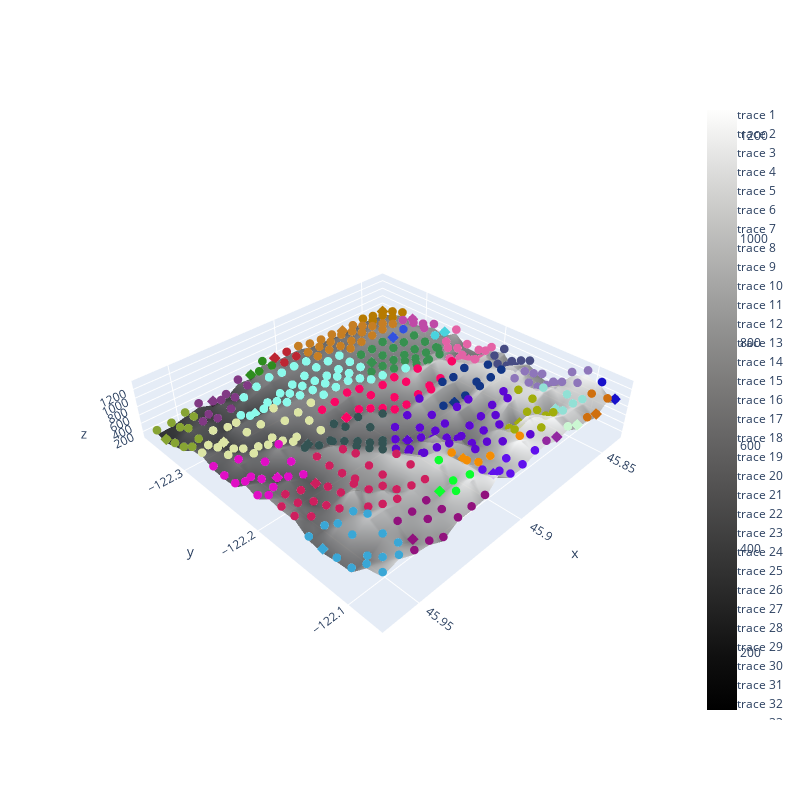

Notebook code cell kept with this figure:
### Code cell
#for plotting local minima
import plotly.graph_objects as go
import numpy as np

scatter_raise_by = 100
scatter_size = 3
surface_opacity = 0.8
surface_colorscale = 'gray' #default viridis, other options: https://plotly.com/python/builtin-colorscales/
traces = []

traces.append(go.Surface(z=pivoted_elevation_grid_by_num_splits.transpose().values, 
                         x=pivoted_elevation_grid_by_num_splits.index, 
                         y=pivoted_elevation_grid_by_num_splits.columns,
                         opacity=surface_opacity,
                         colorscale=surface_colorscale,))

for i in range(len(catchemnts_dict_list)):
    #color = f'hsv({(i/len(catchemnts_dict_list))*255},100,100)'
    #color = go.Color((i+1)/len(catchemnts_dict_list), s=1, v=1)
    color = i
    color = f'rgb({np.random.randint(0,255)},{np.random.randint(0,255)},{np.random.randint(0,255)})'

    test_group = catchemnts_dict_list[i]
    np_test_group = np.array(test_group['cathcment_points'])
    np_test_group_lats = [pivoted_elevation_grid_by_num_splits.index[item] for item in np_test_group[:,0]]
    np_test_group_lons = [pivoted_elevation_grid_by_num_splits.columns[item] for item in np_test_group[:,1]]
    np_test_group_elevations = [pivoted_elevation_grid_by_num_splits.iloc[item[0], item[1]]+scatter_raise_by for item in np_test_group]

    traces.append(go.Scatter3d(x=np_test_group_lats, 
                               y=np_test_group_lons, 
                               z=np_test_group_elevations, 
                               mode='markers', 
                               marker=dict(size=scatter_size, color=color, symbol='circle')))

    traces.append(go.Scatter3d(x=[pivoted_elevation_grid_by_num_splits.index[test_group['minima'][0]]], 
                               y=[pivoted_elevation_grid_by_num_splits.columns[test_group['minima'][1]]], 
                               z=np.array(pivoted_elevation_grid_by_num_splits.iloc[test_group['minima'][0], test_group['minima'][1]]+scatter_raise_by), 
                               mode='markers', 
                               marker=dict(size=scatter_size, color=color, symbol='diamond')))

fig = go.Figure(data=traces)
fig.update_layout(
    scene=dict(
        aspectratio=dict(x=1, y=1, z=0.2),
        aspectmode='manual'
    ), 
    width=800,
    height=800
)

fig.show()

### Figure 1 — Plotly figure (JSON) as saved in the notebook; plotly's stock layout.template omitted (floating-point values rounded to 4 significant figures; data arrays with more than 128 entries replaced by an {"elided": "..."} marker saying what was removed)
{"data": [{"colorscale": [[0, "rgb(0, 0, 0)"], [0.09091, "rgb(16, 16, 16)"], [0.1818, "rgb(38, 38, 38)"], [0.2727, "rgb(59, 59, 59)"], [0.3636, "rgb(81, 80, 80)"], [0.4545, "rgb(102, 101, 101)"], [0.5455, "rgb(124, 123, 122)"], [0.6364, "rgb(146, 146, 145)"], [0.7273, "rgb(171, 171, 170)"], [0.8182, "rgb(197, 197, 195)"], [0.9091, "rgb(224, 224, 223)"], [1, "rgb(254, 254, 253)"]], "opacity": 0.8, "type": "surface", "x": [45.84, 45.85, 45.85, 45.86, 45.87, 45.87, 45.88, 45.88, 45.89, 45.9, 45.9, 45.91, 45.92, 45.92, 45.93, 45.94, 45.94, 45.95, 45.96, 45.96], "y": [-122.4, -122.3, -122.3, -122.3, -122.3, -122.3, -122.3, -122.3, -122.2, -122.2, -122.2, -122.2, -122.2, -122.2, -122.1, -122.1, -122.1, -122.1, -122.1, -122.1], "z": {"elided": "20x20 int values"}}, {"marker": {"color": "rgb(182,122,0)", "size": 3, "symbol": "circle"}, "mode": "markers", "type": "scatter3d", "x": [45.84, 45.84, 45.84, 45.85, 45.85, 45.85, 45.85, 45.85], "y": [-122.4, -122.3, -122.3, -122.4, -122.3, -122.3, -122.4, -122.3], "z": [514, 639, 736, 515, 655, 729, 567, 639]}, {"marker": {"color": "rgb(182,122,0)", "size": 3, "symbol": "diamond"}, "mode": "markers", "type": "scatter3d", "x": [45.84], "y": [-122.4], "z": [514]}, {"marker": {"color": "rgb(191,73,167)", "size": 3, "symbol": "circle"}, "mode": "markers", "type": "scatter3d", "x": [45.84, 45.84, 45.84, 45.85, 45.85, 45.85], "y": [-122.3, -122.3, -122.3, -122.3, -122.3, -122.3], "z": [680, 689, 811, 784, 841, 834]}, {"marker": {"color": "rgb(191,73,167)", "size": 3, "symbol": "diamond"}, "mode": "markers", "type": "scatter3d", "x": [45.84], "y": [-122.3], "z": [680]}, {"marker": {"color": "rgb(73,211,222)", "size": 3, "symbol": "circle"}, "mode": "markers", "type": "scatter3d", "x": [45.84, 45.85], "y": [-122.3, -122.3], "z": [729, 778]}, {"marker": {"color": "rgb(73,211,222)", "size": 3, "symbol": "diamond"}, "mode": "markers", "type": "scatter3d", "x": [45.84], "y": [-122.3], "z": [729]}, {"marker": {"color": "rgb(228,99,166)", "size": 3, "symbol": "circle"}, "mode": "markers", "type": "scatter3d", "x": [45.84, 45.84, 45.84, 45.84, 45.85, 45.85, 45.85, 45.85, 45.85, 45.85, 45.85, 45.85, 45.86, 45.86, 45.86], "y": [-122.3, -122.2, -122.2, -122.2, -122.3, -122.2, -122.2, -122.2, -122.2, -122.2, -122.2, -122.2, -122.2, -122.2, -122.2], "z": [926, 690, 680, 889, 758, 725, 571, 740, 869, 753, 851, 1218, 890, 1116, 1158]}, {"marker": {"color": "rgb(228,99,166)", "size": 3, "symbol": "diamond"}, "mode": "markers", "type": "scatter3d", "x": [45.85], "y": [-122.2], "z": [571]}, {"marker": {"color": "rgb(71,76,131)", "size": 3, "symbol": "circle"}, "mode": "markers", "type": "scatter3d", "x": [45.84, 45.84, 45.84, 45.85, 45.85, 45.85, 45.85, 45.85], "y": [-122.2, -122.2, -122.2, -122.2, -122.2, -122.2, -122.2, -122.2], "z": [980, 679, 979, 958, 860, 1125, 1048, 1255]}, {"marker": {"color": "rgb(71,76,131)", "size": 3, "symbol": "diamond"}, "mode": "markers", "type": "scatter3d", "x": [45.84], "y": [-122.2], "z": [679]}, {"marker": {"color": "rgb(142,118,186)", "size": 3, "symbol": "circle"}, "mode": "markers", "type": "scatter3d", "x": [45.84, 45.84, 45.84, 45.84, 45.85, 45.85, 45.85, 45.85, 45.85, 45.85, 45.85, 45.86, 45.86], "y": [-122.1, -122.1, -122.1, -122.1, -122.1, -122.1, -122.1, -122.1, -122.1, -122.1, -122.1, -122.1, -122.1], "z": [802, 721, 1146, 1332, 967, 837, 1066, 1197, 1166, 953, 1222, 1151, 1204]}, {"marker": {"color": "rgb(142,118,186)", "size": 3, "symbol": "diamond"}, "mode": "markers", "type": "scatter3d", "x": [45.84], "y": [-122.1], "z": [721]}, {"marker": {"color": "rgb(23,16,202)", "size": 3, "symbol": "circle"}, "mode": "markers", "type": "scatter3d", "x": [45.84, 45.84], "y": [-122.1, -122.1], "z": [1215, 977]}, {"marker": {"color": "rgb(23,16,202)", "size": 3, "symbol": "diamond"}, "mode": "markers", "type": "scatter3d", "x": [45.84], "y": [-122.1], "z": [977]}, {"marker": {"color": "rgb(207,111,14)", "size": 3, "symbol": "circle"}, "mode": "markers", "type": "scatter3d", "x": [45.85, 45.85, 45.85, 45.86], "y": [-122.1, -122.1, -122.1, -122.1], "z": [1105, 1156, 963, 1057]}, {"marker": {"color": "rgb(207,111,14)", "size": 3, "symbol": "diamond"}, "mode": "markers", "type": "scatter3d", "x": [45.85], "y": [-122.1], "z": [963]}, {"marker": {"color": "rgb(198,126,35)", "size": 3, "symbol": "circle"}, "mode": "markers", "type": "scatter3d", "x": [45.85, 45.85, 45.86, 45.86, 45.86, 45.86, 45.87, 45.87, 45.87, 45.87, 45.87, 45.87, 45.87, 45.87, 45.88, 45.88, 45.88, 45.88, 45.88, 45.88, 45.88, 45.89, 45.89, 45.89], "y": [-122.3, -122.3, -122.4, -122.3, -122.3, -122.3, -122.4, -122.3, -122.3, -122.3, -122.4, -122.3, -122.3, -122.3, -122.4, -122.3, -122.3, -122.3, -122.4, -122.3, -122.3, -122.4, -122.3, -122.3], "z": [695, 812, 520, 633, 754, 800, 497, 613, 723, 778, 534, 665, 639, 749, 535, 612, 641, 715, 567, 621, 685, 640, 618, 662]}, {"marker": {"color": "rgb(198,126,35)", "size": 3, "symbol": "diamond"}, "mode": "markers", "type": "scatter3d", "x": [45.87], "y": [-122.4], "z": [497]}, {"marker": {"color": "rgb(49,81,223)", "size": 3, "symbol": "circle"}, "mode": "markers", "type": "scatter3d", "x": [45.85, 45.86], "y": [-122.3, -122.3], "z": [805, 728]}, {"marker": {"color": "rgb(49,81,223)", "size": 3, "symbol": "diamond"}, "mode": "markers", "type": "scatter3d", "x": [45.86], "y": [-122.3], "z": [728]}, {"marker": {"color": "rgb(55,144,79)", "size": 3, "symbol": "circle"}, "mode": "markers", "type": "scatter3d", "x": [45.85, 45.85, 45.85, 45.86, 45.86, 45.86, 45.86, 45.87, 45.87, 45.87, 45.87, 45.87, 45.87, 45.87, 45.87, 45.87, 45.87, 45.87, 45.87, 45.88, 45.88, 45.88, 45.88, 45.88], "y": [-122.3, -122.3, -122.3, -122.3, -122.3, -122.3, -122.2, -122.3, -122.3, -122.3, -122.3, -122.2, -122.2, -122.3, -122.3, -122.3, -122.3, -122.2, -122.2, -122.3, -122.3, -122.3, -122.3, -122.3], "z": [778, 751, 747, 736, 699, 751, 1002, 746, 729, 693, 750, 823, 1132, 700, 680, 708, 829, 900, 1154, 698, 646, 701, 787, 706]}, {"marker": {"color": "rgb(55,144,79)", "size": 3, "symbol": "diamond"}, "mode": "markers", "type": "scatter3d", "x": [45.88], "y": [-122.3], "z": [646]}, {"marker": {"color": "rgb(146,224,213)", "size": 3, "symbol": "circle"}, "mode": "markers", "type": "scatter3d", "x": [45.85, 45.85, 45.86, 45.86, 45.86, 45.87], "y": [-122.1, -122.1, -122.1, -122.1, -122.1, -122.1], "z": [1088, 1138, 1242, 908, 1202, 1209]}, {"marker": {"color": "rgb(146,224,213)", "size": 3, "symbol": "diamond"}, "mode": "markers", "type": "scatter3d", "x": [45.86], "y": [-122.1], "z": [908]}, {"marker": {"color": "rgb(18,54,134)", "size": 3, "symbol": "circle"}, "mode": "markers", "type": "scatter3d", "x": [45.86, 45.86, 45.87, 45.87, 45.87, 45.87, 45.87, 45.87, 45.88, 45.88, 45.88], "y": [-122.2, -122.2, -122.2, -122.2, -122.2, -122.2, -122.2, -122.2, -122.2, -122.2, -122.2], "z": [1173, 1203, 1094, 915, 1174, 1026, 742, 1123, 1066, 740, 822]}, {"marker": {"color": "rgb(18,54,134)", "size": 3, "symbol": "diamond"}, "mode": "markers", "type": "scatter3d", "x": [45.88], "y": [-122.2], "z": [740]}, {"marker": {"color": "rgb(249,6,100)", "size": 3, "symbol": "circle"}, "mode": "markers", "type": "scatter3d", "x": [45.87, 45.87, 45.88, 45.88, 45.88, 45.88, 45.88, 45.88, 45.89, 45.89, 45.89, 45.9, 45.9, 45.9, 45.9, 45.9, 45.9, 45.9, 45.91, 45.91, 45.92], "y": [-122.2, -122.2, -122.2, -122.2, -122.2, -122.2, -122.2, -122.2, -122.2, -122.2, -122.2, -122.3, -122.2, -122.2, -122.2, -122.3, -122.2, -122.2, -122.3, -122.2, -122.3], "z": [1108, 847, 1079, 825, 873, 915, 773, 1047, 837, 701, 684, 745, 751, 600, 737, 813, 573, 761, 750, 539, 726]}, {"marker": {"color": "rgb(249,6,100)", "size": 3, "symbol": "diamond"}, "mode": "markers", "type": "scatter3d", "x": [45.91], "y": [-122.2], "z": [539]}, {"marker": {"color": "rgb(92,7,211)", "size": 3, "symbol": "circle"}, "mode": "markers", "type": "scatter3d", "x": [45.87, 45.87, 45.87, 45.88, 45.88, 45.88, 45.88, 45.88, 45.88, 45.88, 45.88, 45.89, 45.89, 45.89, 45.89, 45.89, 45.89, 45.89, 45.9, 45.9, 45.9, 45.9, 45.9, 45.9, 45.9, 45.9, 45.9, 45.9, 45.9, 45.91, 45.91, 45.91, 45.91, 45.92, 45.92, 45.92], "y": [-122.1, -122.1, -122.1, -122.2, -122.1, -122.1, -122.2, -122.1, -122.1, -122.1, -122.1, -122.2, -122.2, -122.2, -122.1, -122.1, -122.1, -122.1, -122.2, -122.2, -122.2, -122.1, -122.1, -122.1, -122.2, -122.2, -122.2, -122.1, -122.1, -122.2, -122.2, -122.1, -122.1, -122.2, -122.1, -122.1], "z": [1001, 842, 1161, 972, 741, 937, 959, 694, 755, 1066, 1197, 990, 774, 741, 568, 639, 853, 1043, 767, 645, 561, 764, 982, 868, 658, 522, 770, 1100, 998, 728, 631, 777, 1092, 875, 1053, 1159]}, {"marker": {"color": "rgb(92,7,211)", "size": 3, "symbol": "diamond"}, "mode": "markers", "type": "scatter3d", "x": [45.9], "y": [-122.2], "z": [522]}, {"marker": {"color": "rgb(161,173,11)", "size": 3, "symbol": "circle"}, "mode": "markers", "type": "scatter3d", "x": [45.87, 45.87, 45.87, 45.87, 45.87, 45.87, 45.88, 45.88, 45.88, 45.88], "y": [-122.1, -122.1, -122.1, -122.1, -122.1, -122.1, -122.1, -122.1, -122.1, -122.1], "z": [1192, 1148, 926, 753, 1220, 1334, 810, 1346, 1172, 1128]}, {"marker": {"color": "rgb(161,173,11)", "size": 3, "symbol": "diamond"}, "mode": "markers", "type": "scatter3d", "x": [45.87], "y": [-122.1], "z": [753]}, {"marker": {"color": "rgb(203,247,210)", "size": 3, "symbol": "circle"}, "mode": "markers", "type": "scatter3d", "x": [45.87, 45.87], "y": [-122.1, -122.1], "z": [1055, 1196]}, {"marker": {"color": "rgb(203,247,210)", "size": 3, "symbol": "diamond"}, "mode": "markers", "type": "scatter3d", "x": [45.87], "y": [-122.1], "z": [1055]}, {"marker": {"color": "rgb(139,250,235)", "size": 3, "symbol": "circle"}, "mode": "markers", "type": "scatter3d", "x": [45.88, 45.88, 45.88, 45.88, 45.88, 45.89, 45.89, 45.89, 45.89, 45.89, 45.9, 45.9, 45.9, 45.9, 45.9, 45.9, 45.9, 45.9, 45.9, 45.9, 45.91, 45.91, 45.91, 45.91, 45.91, 45.92, 45.92, 45.92, 45.92, 45.92, 45.92, 45.92, 45.92, 45.93, 45.93, 45.93, 45.94, 45.94], "y": [-122.2, -122.3, -122.3, -122.3, -122.3, -122.3, -122.3, -122.3, -122.3, -122.3, -122.3, -122.3, -122.3, -122.3, -122.3, -122.3, -122.3, -122.3, -122.3, -122.3, -122.3, -122.3, -122.3, -122.3, -122.3, -122.3, -122.3, -122.3, -122.3, -122.3, -122.3, -122.3, -122.3, -122.3, -122.3, -122.3, -122.3, -122.3], "z": [941, 677, 660, 678, 769, 675, 621, 674, 692, 821, 671, 667, 608, 739, 790, 696, 604, 631, 722, 789, 684, 540, 660, 718, 762, 719, 478, 632, 746, 642, 412, 607, 744, 538, 297, 582, 429, 585]}, {"marker": {"color": "rgb(139,250,235)", "size": 3, "symbol": "diamond"}, "mode": "markers", "type": "scatter3d", "x": [45.93], "y": [-122.3], "z": [297]}, {"marker": {"color": "rgb(146,40,160)", "size": 3, "symbol": "circle"}, "mode": "markers", "type": "scatter3d", "x": [45.88, 45.88], "y": [-122.1, -122.1], "z": [1140, 1237]}, {"marker": {"color": "rgb(146,40,160)", "size": 3, "symbol": "diamond"}, "mode": "markers", "type": "scatter3d", "x": [45.88], "y": [-122.1], "z": [1140]}, {"marker": {"color": "rgb(243,141,4)", "size": 3, "symbol": "circle"}, "mode": "markers", "type": "scatter3d", "x": [45.89, 45.9, 45.9, 45.9, 45.91, 45.91], "y": [-122.1, -122.1, -122.1, -122.1, -122.1, -122.1], "z": [1342, 905, 841, 956, 1163, 1186]}, {"marker": {"color": "rgb(243,141,4)", "size": 3, "symbol": "diamond"}, "mode": "markers", "type": "scatter3d", "x": [45.9], "y": [-122.1], "z": [841]}, {"marker": {"color": "rgb(96,16,237)", "size": 3, "symbol": "circle"}, "mode": "markers", "type": "scatter3d", "x": [45.89, 45.9, 45.9, 45.9, 45.9, 45.91, 45.91], "y": [-122.1, -122.1, -122.1, -122.1, -122.1, -122.1, -122.1], "z": [1212, 1039, 1099, 894, 1095, 1180, 1350]}, {"marker": {"color": "rgb(96,16,237)", "size": 3, "symbol": "diamond"}, "mode": "markers", "type": "scatter3d", "x": [45.9], "y": [-122.1], "z": [894]}, {"marker": {"color": "rgb(189,37,50)", "size": 3, "symbol": "circle"}, "mode": "markers", "type": "scatter3d", "x": [45.9, 45.9, 45.9, 45.9], "y": [-122.4, -122.3, -122.4, -122.3], "z": [630, 658, 611, 646]}, {"marker": {"color": "rgb(189,37,50)", "size": 3, "symbol": "diamond"}, "mode": "markers", "type": "scatter3d", "x": [45.9], "y": [-122.4], "z": [611]}, {"marker": {"color": "rgb(51,83,83)", "size": 3, "symbol": "circle"}, "mode": "markers", "type": "scatter3d", "x": [45.9, 45.91, 45.91, 45.91, 45.92, 45.92, 45.92, 45.92, 45.92, 45.92, 45.92, 45.92, 45.92, 45.92, 45.93, 45.93, 45.93, 45.94], "y": [-122.2, -122.2, -122.2, -122.2, -122.2, -122.2, -122.2, -122.2, -122.2, -122.2, -122.2, -122.2, -122.2, -122.2, -122.2, -122.2, -122.2, -122.2], "z": [803, 722, 656, 524, 562, 665, 502, 651, 817, 495, 684, 754, 891, 1049, 425, 587, 879, 716]}, {"marker": {"color": "rgb(51,83,83)", "size": 3, "symbol": "diamond"}, "mode": "markers", "type": "scatter3d", "x": [45.93], "y": [-122.2], "z": [425]}, {"marker": {"color": "rgb(46,141,31)", "size": 3, "symbol": "circle"}, "mode": "markers", "type": "scatter3d", "x": [45.91, 45.91, 45.92, 45.92], "y": [-122.4, -122.3, -122.4, -122.3], "z": [679, 713, 477, 718]}, {"marker": {"color": "rgb(46,141,31)", "size": 3, "symbol": "diamond"}, "mode": "markers", "type": "scatter3d", "x": [45.92], "y": [-122.4], "z": [477]}, {"marker": {"color": "rgb(220,229,165)", "size": 3, "symbol": "circle"}, "mode": "markers", "type": "scatter3d", "x": [45.92, 45.92, 45.92, 45.92, 45.93, 45.93, 45.93, 45.94, 45.94, 45.94, 45.94, 45.94, 45.94, 45.94, 45.94, 45.94, 45.95, 45.95, 45.95, 45.95, 45.95, 45.96, 45.96, 45.96, 45.96], "y": [-122.3, -122.3, -122.3, -122.2, -122.3, -122.3, -122.3, -122.3, -122.3, -122.3, -122.2, -122.3, -122.3, -122.3, -122.3, -122.3, -122.3, -122.3, -122.3, -122.3, -122.3, -122.3, -122.3, -122.3, -122.3], "z": [730, 664, 641, 585, 763, 635, 425, 548, 409, 514, 674, 308, 591, 538, 377, 602, 401, 295, 325, 511, 583, 411, 540, 549, 601]}, {"marker": {"color": "rgb(220,229,165)", "size": 3, "symbol": "diamond"}, "mode": "markers", "type": "scatter3d", "x": [45.95], "y": [-122.3], "z": [295]}, {"marker": {"color": "rgb(12,254,46)", "size": 3, "symbol": "circle"}, "mode": "markers", "type": "scatter3d", "x": [45.92, 45.92, 45.92, 45.92, 45.92], "y": [-122.1, -122.1, -122.1, -122.1, -122.1], "z": [1190, 944, 1274, 912, 1127]}, {"marker": {"color": "rgb(12,254,46)", "size": 3, "symbol": "diamond"}, "mode": "markers", "type": "scatter3d", "x": [45.92], "y": [-122.1], "z": [912]}, {"marker": {"color": "rgb(145,18,125)", "size": 3, "symbol": "circle"}, "mode": "markers", "type": "scatter3d", "x": [45.92, 45.92, 45.93, 45.93, 45.93, 45.94, 45.94, 45.94, 45.94, 45.94, 45.94, 45.95], "y": [-122.1, -122.1, -122.1, -122.1, -122.1, -122.1, -122.1, -122.1, -122.1, -122.1, -122.1, -122.1], "z": [1043, 1011, 927, 952, 996, 897, 961, 804, 920, 755, 961, 1002]}, {"marker": {"color": "rgb(145,18,125)", "size": 3, "symbol": "diamond"}, "mode": "markers", "type": "scatter3d", "x": [45.94], "y": [-122.1], "z": [755]}, {"marker": {"color": "rgb(129,57,132)", "size": 3, "symbol": "circle"}, "mode": "markers", "type": "scatter3d", "x": [45.92, 45.92, 45.93, 45.93, 45.94, 45.94, 45.94, 45.94, 45.94, 45.94, 45.95], "y": [-122.4, -122.3, -122.4, -122.3, -122.4, -122.3, -122.3, -122.4, -122.3, -122.3, -122.3], "z": [510, 520, 300, 379, 280, 472, 423, 391, 285, 356, 449]}, {"marker": {"color": "rgb(129,57,132)", "size": 3, "symbol": "diamond"}, "mode": "markers", "type": "scatter3d", "x": [45.94], "y": [-122.4], "z": [280]}, {"marker": {"color": "rgb(206,31,94)", "size": 3, "symbol": "circle"}, "mode": "markers", "type": "scatter3d", "x": [45.92, 45.92, 45.92, 45.93, 45.93, 45.93, 45.93, 45.93, 45.93, 45.94, 45.94, 45.94, 45.94, 45.94, 45.94, 45.94, 45.94, 45.94, 45.94, 45.94, 45.94, 45.94, 45.95, 45.95, 45.95, 45.95, 45.96, 45.96, 45.96, 45.96, 45.96], "y": [-122.1, -122.1, -122.1, -122.2, -122.2, -122.2, -122.1, -122.1, -122.1, -122.2, -122.2, -122.2, -122.2, -122.1, -122.1, -122.1, -122.2, -122.2, -122.2, -122.1, -122.1, -122.1, -122.2, -122.2, -122.2, -122.1, -122.2, -122.2, -122.2, -122.2, -122.2], "z": [1135, 1096, 973, 866, 958, 880, 872, 749, 1039, 700, 683, 707, 783, 747, 1031, 958, 474, 603, 677, 1077, 791, 1062, 524, 476, 604, 749, 640, 659, 573, 793, 804]}, {"marker": {"color": "rgb(206,31,94)", "size": 3, "symbol": "diamond"}, "mode": "markers", "type": "scatter3d", "x": [45.94], "y": [-122.2], "z": [474]}, {"marker": {"color": "rgb(224,14,197)", "size": 3, "symbol": "circle"}, "mode": "markers", "type": "scatter3d", "x": [45.94, 45.94, 45.94, 45.95, 45.95, 45.95, 45.96, 45.96, 45.96, 45.96, 45.96, 45.96, 45.96, 45.96, 45.96, 45.96], "y": [-122.2, -122.2, -122.2, -122.2, -122.2, -122.2, -122.3, -122.2, -122.2, -122.2, -122.3, -122.3, -122.2, -122.2, -122.2, -122.2], "z": [795, 585, 481, 581, 406, 631, 637, 427, 575, 593, 475, 458, 481, 723, 619, 830]}, {"marker": {"color": "rgb(224,14,197)", "size": 3, "symbol": "diamond"}, "mode": "markers", "type": "scatter3d", "x": [45.95], "y": [-122.2], "z": [406]}, {"marker": {"color": "rgb(135,164,51)", "size": 3, "symbol": "circle"}, "mode": "markers", "type": "scatter3d", "x": [45.95, 45.95, 45.96, 45.96, 45.96, 45.96, 45.96, 45.96, 45.96, 45.96, 45.96], "y": [-122.4, -122.3, -122.4, -122.3, -122.3, -122.3, -122.4, -122.3, -122.3, -122.3, -122.3], "z": [328, 398, 244, 307, 457, 380, 233, 189, 278, 367, 553]}, {"marker": {"color": "rgb(135,164,51)", "size": 3, "symbol": "diamond"}, "mode": "markers", "type": "scatter3d", "x": [45.96], "y": [-122.3], "z": [189]}, {"marker": {"color": "rgb(58,167,214)", "size": 3, "symbol": "circle"}, "mode": "markers", "type": "scatter3d", "x": [45.95, 45.95, 45.95, 45.95, 45.96, 45.96, 45.96, 45.96, 45.96, 45.96, 45.96, 45.96, 45.96, 45.96, 45.96, 45.96], "y": [-122.1, -122.1, -122.1, -122.1, -122.1, -122.1, -122.1, -122.1, -122.1, -122.1, -122.1, -122.1, -122.1, -122.1, -122.1, -122.1], "z": [907, 1074, 879, 921, 595, 866, 855, 640, 855, 1147, 581, 543, 594, 622, 959, 1042]}, {"marker": {"color": "rgb(58,167,214)", "size": 3, "symbol": "diamond"}, "mode": "markers", "type": "scatter3d", "x": [45.96], "y": [-122.1], "z": [543]}], "layout": {"height": 800, "scene": {"aspectmode": "manual", "aspectratio": {"x": 1, "y": 1, "z": 0.2}}, "width": 800}}
